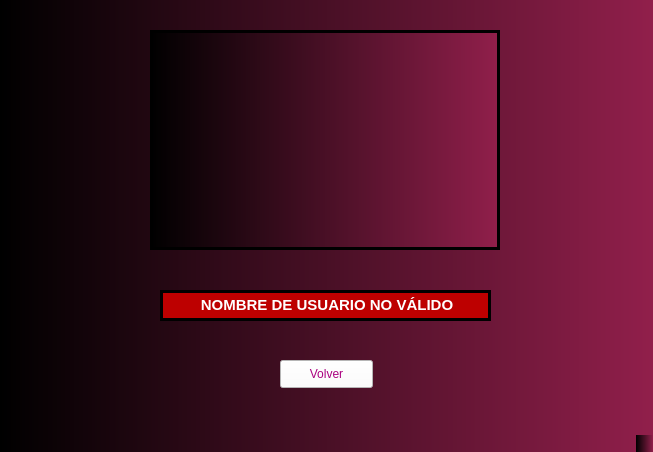
<?xml version="1.0" encoding="UTF-8"?>
<ui version="4.0">
 <class>MainWindow</class>
 <widget class="QMainWindow" name="MainWindow">
  <property name="geometry">
   <rect>
    <x>0</x>
    <y>0</y>
    <width>653</width>
    <height>452</height>
   </rect>
  </property>
  <property name="windowTitle">
   <string>MainWindow</string>
  </property>
  <property name="styleSheet">
   <string notr="true">background-color: rgb(145, 31, 75);
background-color: qlineargradient(spread:pad, x1:0, y1:0, x2:1, y2:0, stop:0 rgba(0, 0, 0, 255), stop:1 rgba(145, 31, 75, 255));</string>
  </property>
  <widget class="QWidget" name="centralwidget">
   <widget class="QLabel" name="logo">
    <property name="geometry">
     <rect>
      <x>150</x>
      <y>30</y>
      <width>350</width>
      <height>220</height>
     </rect>
    </property>
    <property name="styleSheet">
     <string notr="true">border: 3px solid black;</string>
    </property>
    <property name="text">
     <string/>
    </property>
    <property name="pixmap">
     <pixmap>../../../OneDrive/Escritorio/error.png</pixmap>
    </property>
    <property name="scaledContents">
     <bool>true</bool>
    </property>
   </widget>
   <widget class="QLabel" name="MensajeError">
    <property name="geometry">
     <rect>
      <x>160</x>
      <y>290</y>
      <width>331</width>
      <height>31</height>
     </rect>
    </property>
    <property name="styleSheet">
     <string notr="true">background-color: rgb(255, 255, 255);
color: rgb(255, 255, 255);
background-color: rgb(189, 0, 0);
border: 3px solid black;</string>
    </property>
    <property name="text">
     <string>&lt;html&gt;&lt;head/&gt;&lt;body&gt;&lt;p align=&quot;center&quot;&gt;&lt;span style=&quot; font-size:11pt; font-weight:600;&quot;&gt;NOMBRE DE USUARIO NO VÁLIDO&lt;/span&gt;&lt;/p&gt;&lt;/body&gt;&lt;/html&gt;</string>
    </property>
   </widget>
   <widget class="QPushButton" name="boton_volver">
    <property name="geometry">
     <rect>
      <x>280</x>
      <y>360</y>
      <width>93</width>
      <height>28</height>
     </rect>
    </property>
    <property name="styleSheet">
     <string notr="true">color: rgb(255, 255, 255);
color: rgb(170, 0, 127);
background-color: rgb(255, 255, 255);</string>
    </property>
    <property name="text">
     <string>Volver</string>
    </property>
   </widget>
  </widget>
  <widget class="QMenuBar" name="menubar">
   <property name="geometry">
    <rect>
     <x>0</x>
     <y>0</y>
     <width>653</width>
     <height>24</height>
    </rect>
   </property>
  </widget>
  <widget class="QStatusBar" name="statusbar"/>
 </widget>
 <resources/>
 <connections/>
</ui>
